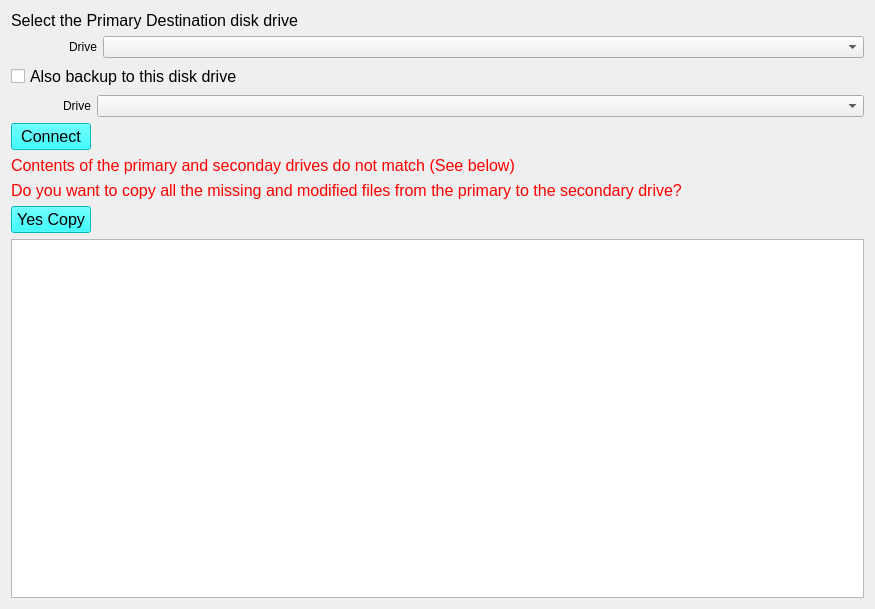
<?xml version="1.0" encoding="UTF-8"?>
<ui version="4.0">
 <class>Form</class>
 <widget class="QWidget" name="Form">
  <property name="geometry">
   <rect>
    <x>0</x>
    <y>0</y>
    <width>875</width>
    <height>609</height>
   </rect>
  </property>
  <property name="windowTitle">
   <string>Form</string>
  </property>
  <property name="styleSheet">
   <string notr="true"/>
  </property>
  <layout class="QGridLayout" name="gridLayout">
   <item row="8" column="0" colspan="3">
    <widget class="QTextEdit" name="messageText"/>
   </item>
   <item row="6" column="0" colspan="3">
    <widget class="QLabel" name="error_label2">
     <property name="font">
      <font>
       <pointsize>12</pointsize>
      </font>
     </property>
     <property name="styleSheet">
      <string notr="true">color: rgb(255, 0, 0)</string>
     </property>
     <property name="text">
      <string>Do you want to copy all the missing and modified files from the primary to the secondary drive?</string>
     </property>
    </widget>
   </item>
   <item row="3" column="0">
    <widget class="QLabel" name="label_3">
     <property name="text">
      <string>Drive</string>
     </property>
     <property name="alignment">
      <set>Qt::AlignRight|Qt::AlignTrailing|Qt::AlignVCenter</set>
     </property>
    </widget>
   </item>
   <item row="3" column="1" colspan="2">
    <widget class="QComboBox" name="secondDriveComboBox"/>
   </item>
   <item row="4" column="0">
    <widget class="QPushButton" name="connectButton">
     <property name="sizePolicy">
      <sizepolicy hsizetype="Fixed" vsizetype="Fixed">
       <horstretch>0</horstretch>
       <verstretch>0</verstretch>
      </sizepolicy>
     </property>
     <property name="font">
      <font>
       <pointsize>12</pointsize>
      </font>
     </property>
     <property name="styleSheet">
      <string notr="true">background-color: cyan;</string>
     </property>
     <property name="text">
      <string>Connect</string>
     </property>
    </widget>
   </item>
   <item row="2" column="0" colspan="3">
    <widget class="QCheckBox" name="cbBackup">
     <property name="font">
      <font>
       <pointsize>12</pointsize>
      </font>
     </property>
     <property name="text">
      <string>Also backup to this disk drive</string>
     </property>
    </widget>
   </item>
   <item row="5" column="0" colspan="3">
    <widget class="QLabel" name="error_label1">
     <property name="font">
      <font>
       <pointsize>12</pointsize>
      </font>
     </property>
     <property name="styleSheet">
      <string notr="true">color: rgb(255, 0, 0)</string>
     </property>
     <property name="text">
      <string>Contents of the primary and seconday drives do not match (See below)</string>
     </property>
    </widget>
   </item>
   <item row="1" column="2">
    <widget class="QComboBox" name="driveComboBox">
     <property name="sizePolicy">
      <sizepolicy hsizetype="Expanding" vsizetype="Fixed">
       <horstretch>0</horstretch>
       <verstretch>0</verstretch>
      </sizepolicy>
     </property>
    </widget>
   </item>
   <item row="1" column="0" colspan="2">
    <widget class="QLabel" name="label_5">
     <property name="text">
      <string>Drive</string>
     </property>
     <property name="alignment">
      <set>Qt::AlignRight|Qt::AlignTrailing|Qt::AlignVCenter</set>
     </property>
    </widget>
   </item>
   <item row="0" column="0" colspan="3">
    <widget class="QLabel" name="label_2">
     <property name="sizePolicy">
      <sizepolicy hsizetype="Fixed" vsizetype="Fixed">
       <horstretch>0</horstretch>
       <verstretch>0</verstretch>
      </sizepolicy>
     </property>
     <property name="font">
      <font>
       <pointsize>12</pointsize>
      </font>
     </property>
     <property name="text">
      <string>Select the Primary Destination disk drive</string>
     </property>
     <property name="alignment">
      <set>Qt::AlignCenter</set>
     </property>
    </widget>
   </item>
   <item row="7" column="0">
    <widget class="QPushButton" name="copyButton">
     <property name="font">
      <font>
       <pointsize>12</pointsize>
      </font>
     </property>
     <property name="styleSheet">
      <string notr="true">background-color: cyan;</string>
     </property>
     <property name="text">
      <string>Yes Copy</string>
     </property>
    </widget>
   </item>
  </layout>
 </widget>
 <resources/>
 <connections/>
</ui>
